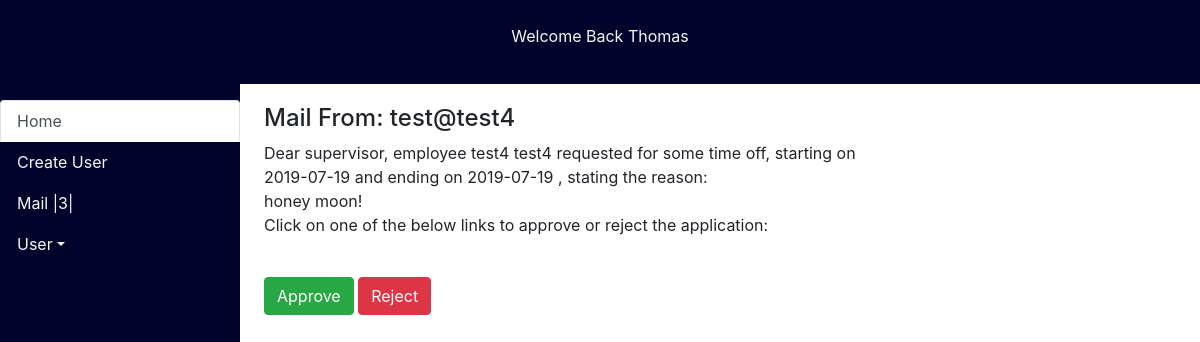
The page /admin/view_mail.php?request_id=7&user_id=9 (signed in) on the database its author committed.
### tables this page shows
CREATE TABLE `users` (
  `user_id` int(11) NOT NULL,
  `user_firstname` varchar(255) NOT NULL,
  `user_lastname` varchar(255) NOT NULL,
  `user_email` varchar(255) NOT NULL,
  `user_password` text NOT NULL,
  `user_type` varchar(255) NOT NULL DEFAULT 'employee'
);

CREATE TABLE `requests` (
  `request_id` int(11) NOT NULL,
  `request_date` date NOT NULL,
  `request_date_from` date NOT NULL,
  `request_date_to` date NOT NULL,
  `request_reason` text NOT NULL,
  `request_status` varchar(20) NOT NULL DEFAULT 'pending'
);

### admin/view_mail.php (the view, shortened to what this page needs)
<?php include "includes/header.php"; ?>
<?php include "../db.php" ?>
<?php
$query = "SELECT * FROM requests WHERE request_status = 'pending'";
$requests_query = mysqli_query($connection,$query);
$number_of_mails = mysqli_num_rows($requests_query);
?>
<ul class="nav nav-tabs flex-column ">
    <li class="nav-item">
        <a class="nav-link active" href="index.php">Home</a>
    </li>
    <li class="nav-item">
        <a class="nav-link" href="create_user.php">Create User</a>
    </li>
    <li class="nav-item">
        <a class="nav-link" href="mails.php">Mail |<?php echo $number_of_mails?>|</a>
    </li>
    <li class="nav-item dropdown">
        <a class="nav-link dropdown-toggle" data-toggle="dropdown" href="#" role="button" aria-haspopup="true" aria-expanded="false">User</a>
    </li>
</ul>
<div class="after-nav">
    </div> <?php
if(isset($_GET['request_id'])){
    $user_id = $_GET['user_id'];
    $request_id = $_GET['request_id'];
    $query = "SELECT * FROM users ";
    $query .= "WHERE user_id = '{$user_id}'";
    $user_query = mysqli_query($connection,$query);
    while($row = mysqli_fetch_assoc($user_query)) {
        $user_firstname = $row['user_firstname'];
        $user_lastname = $row['user_lastname'];
        $user_email = $row['user_email'];
    }
    $query = "SELECT * FROM requests ";
    $query .= "WHERE request_id = '{$request_id}'";
    $request_query = mysqli_query($connection,$query);
    while($row = mysqli_fetch_assoc($request_query)) {
        $request_date_from = $row['request_date_from'];
        $request_reason = $row['request_reason'];
    }
}
?>
<h4> Mail From: <?php echo $user_email;?> </h4>
<p>
    Dear supervisor, employee <?php echo $user_firstname." ".$user_lastname;?>  requested for some time off, starting on<br>
    <?php echo $request_date_from;?>  and ending on <?php echo $request_date_from;?> , stating the reason:<br>
    <?php echo $request_reason;?><br>
    Click on one of the below links to approve or reject the application: <p><br>
        <span>
        <a href="view_mail.php?approve=1&request_id=<?php echo $request_id ?>" class="btn btn-success" tabindex="-1" role="button" ">Approve</a>
        <a href="view_mail.php?approve=0&request_id=<?php echo $request_id ?>" class="btn btn-danger" tabindex="-1" role="button">Reject</a>
        </span>
        <?php include "includes/footer.php"; ?>

### css/admin.css (style rules this page uses)
html,body { min-height: 100%; margin: 0; padding: 0; }
.nav { height: 100%; width: 20%; position: fixed; z-index: 1; top: 0; left: 0; padding-top: 100px; overflow-x: hidden; background-color: #00042A ; }
.after-nav { padding-top: 20px; padding-left: 22%; }
.nav-link { color: whitesmoke; }

### rows shown on the page
users: user_email "test@test4", user_firstname "test4", user_lastname "test4"
requests: request_date_from "2019-07-19", request_reason "honey moon!"

### other values the page prints
$_SESSION['user_firstname'] "Thomas"
$number_of_mails "3"
